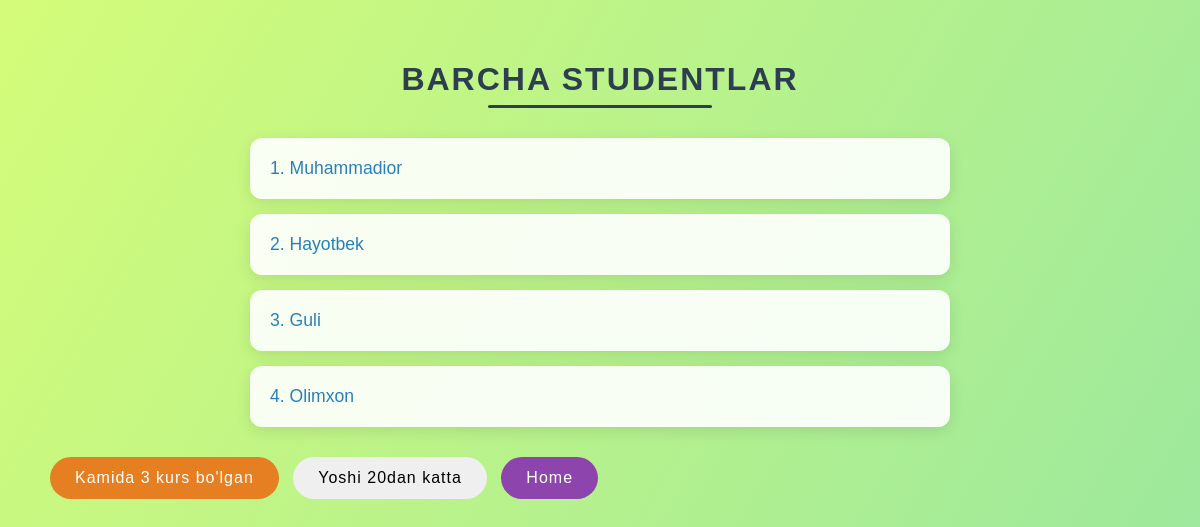
/students/, run on an earlier commit of the app's database.
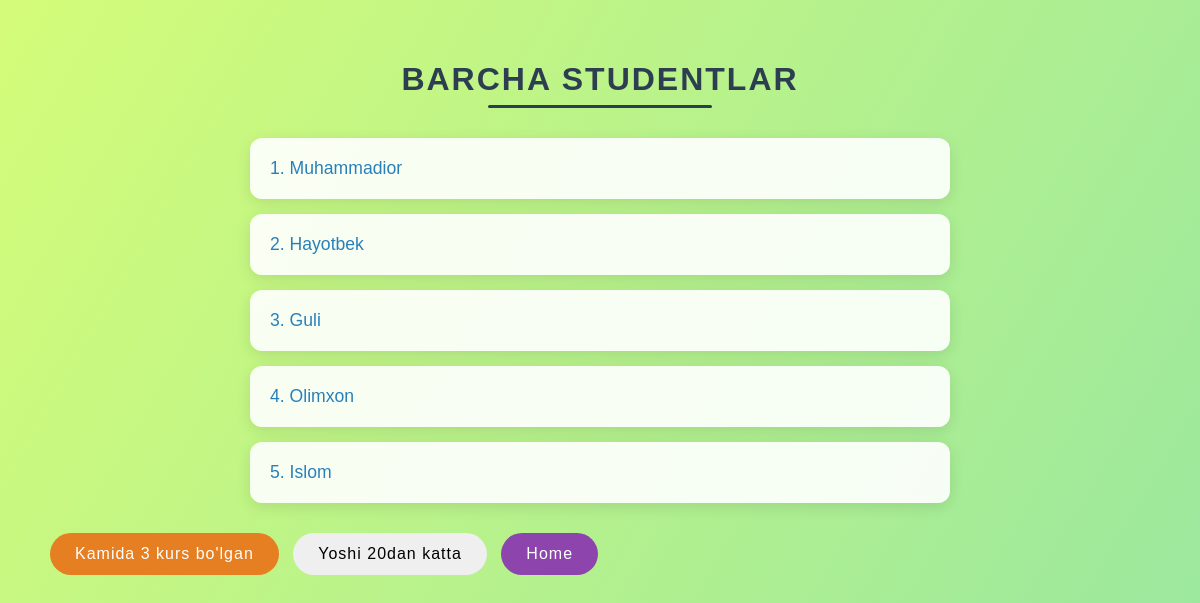
And on a later commit of the database.
### main/models.py (models this page shows, shortened)
class Student(models.Model):
    name = models.CharField(max_length=50)
    age = models.PositiveSmallIntegerField()
    course = models.PositiveSmallIntegerField(default=1)
    number = models.CharField(max_length=255, unique=True)

### main/views.py (the view)
# urls.py: path('students/', students_view,  name = 'students'),
def students_view(request):
    students = Student.objects.all()
    context = {
        'students': students
    }
    return render(request, 'students.html', context)

### templates/students.html (shortened to what this page needs)
<!DOCTYPE html>
<html lang="en">
<head>
</head>
<body>
    <h1>Barcha Studentlar</h1>
    <ul class="students-list">
        {% for student in students %}
            <li>
                <a class="student-link" href="/students/{{student.id}}/">{{ forloop.counter }}. {{ student.name }}</a>
            </li>
        {% endfor %}
    </ul>
    <a href="/students/course_3/"><button>Kamida 3 kurs bo'lgan</button></a>
    <a href="/students/age_20/"><button class="age">Yoshi 20dan katta</button></a>
    <a href="/"><button>Home</button></a>
</body>
</html>

What changed in the data, as far as the page shows it:
added Student: name "Islom"
